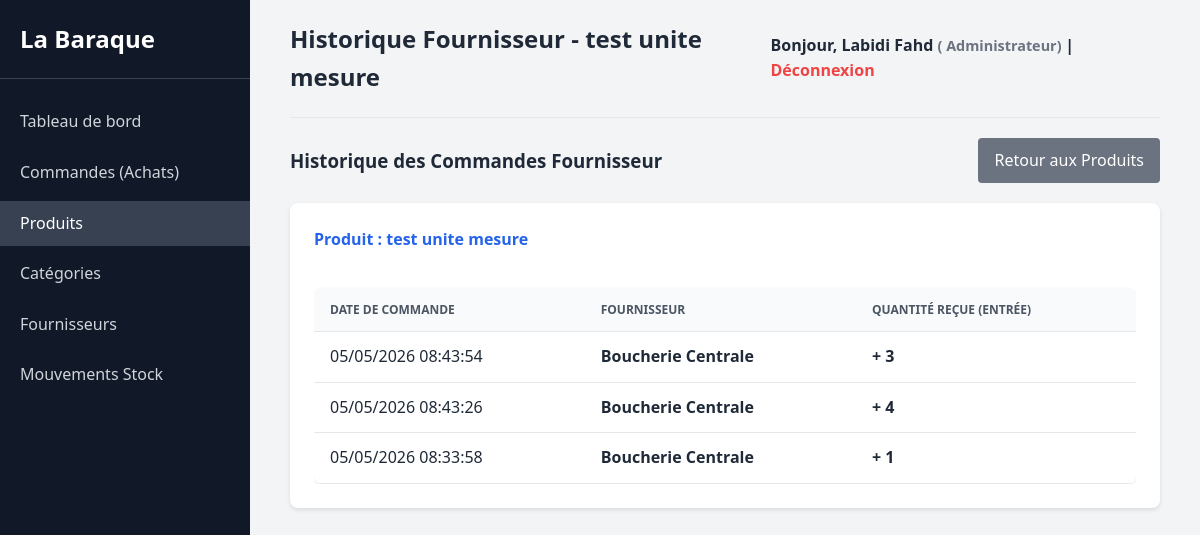
The app's page /index.php?controleur=produit&action=historiqueFournisseurs&id=5 (signed in) with its own data.
### tables this page shows
CREATE TABLE IF NOT EXISTS `produits` (
  `id_prod` int(11) NOT NULL AUTO_INCREMENT,
  `nom_prod` varchar(100) NOT NULL,
  `unite` varchar(20) NOT NULL,
  `stock_initial` int(11) NOT NULL DEFAULT 0,
  `seuil_alerte` int(11) NOT NULL DEFAULT 5,
  `id_categ` int(11) NOT NULL,
  `id_fourni` int(11) NOT NULL,
  PRIMARY KEY (`id_prod`),
  KEY `id_categ` (`id_categ`),
  KEY `id_fourni` (`id_fourni`)
);

CREATE TABLE IF NOT EXISTS `mouvements` (
  `id_mouv` int(11) NOT NULL AUTO_INCREMENT,
  `qte_mouv` int(11) NOT NULL,
  `date_mouv` datetime NOT NULL,
  `id_prod` int(11) NOT NULL,
  `id_type_mouvement` int(11) NOT NULL,
  `id_utilisateur` int(11) NOT NULL,
  PRIMARY KEY (`id_mouv`),
  KEY `id_prod` (`id_prod`),
  KEY `id_type_mouvement` (`id_type_mouvement`),
  KEY `id_utilisateur` (`id_utilisateur`)
);

CREATE TABLE IF NOT EXISTS `fournisseurs` (
  `id_fourni` int(11) NOT NULL AUTO_INCREMENT,
  `nom_fourni` varchar(100) NOT NULL,
  `tel_fourni` varchar(20) DEFAULT NULL,
  `rue_fourni` varchar(150) DEFAULT NULL,
  `cp_fourni` varchar(10) DEFAULT NULL,
  `ville_fourni` varchar(100) DEFAULT NULL,
  PRIMARY KEY (`id_fourni`)
);

### controleurs/ProduitController.php (called while the page is built, shortened)
<?php
require_once BASE_PATH . '/modeles/Produit.php';
require_once BASE_PATH . '/modeles/Mouvement.php';
class ProduitController
{
    private $produitModel;
    private $mouvementModel;
    public function __construct()
    {
        $this->produitModel = new Produit();
        $this->mouvementModel = new Mouvement();
    }
    public function historiqueFournisseurs()
    {
        $id = $_GET['id'] ?? null;
        $produit = $this->produitModel->getById($id, 'id_prod');
        $nom_produit = $produit['nom_prod'];
        $historique = $this->mouvementModel->getEntreesWithFournisseur($id);
        $pageTitle = "Historique Fournisseur - {$nom_produit}";
        require_once BASE_PATH . '/vues/produits/historique_fournisseurs.php';
        $content = ob_get_clean();
        global $controllerName;
        require_once BASE_PATH . '/vues/layout.php';
    }
}
?>

### config/database.php (called while the page is built, shortened)
<?php
class Database
{
    private static $instance = null;
    private $conn;
    private function __construct()
    {
        try {
            $this->conn = new PDO("mysql:host=" . DB_HOST . ";dbname=" . DB_NAME . ";charset=utf8mb4", DB_USER, DB_PASS);
            $this->conn->setAttribute(PDO::ATTR_ERRMODE, PDO::ERRMODE_EXCEPTION);
            $this->conn->setAttribute(PDO::ATTR_DEFAULT_FETCH_MODE, PDO::FETCH_ASSOC);
            $this->conn->exec("SET NAMES utf8mb4");
        } catch (PDOException $e) {
            die("Erreur de connexion : " . $e->getMessage());
        }
    }
    public static function getInstance()
    {
        if (!self::$instance) {
            self::$instance = new Database();
        }
        return self::$instance;
    }
    public function getConnection()
    {
        return $this->conn;
    }
}
?>

### modeles/Model.php (called while the page is built, shortened)
<?php
require_once __DIR__ . '/../config/database.php';
abstract class Model
{
    protected $table;
    protected $db;
    public function __construct()
    {
        $this->db = Database::getInstance()->getConnection();
    }
    public function getById($id, $pk)
    {
        $stmt = $this->db->prepare("SELECT * FROM {$this->table} WHERE {$pk} = :id");
        $stmt->bindParam(':id', $id);
        $stmt->execute();
        return $stmt->fetch();
    }
}
?>

### modeles/Produit.php (called while the page is built, shortened)
<?php
require_once __DIR__ . '/Model.php';
class Produit extends Model
{
    public function __construct()
    {
        $this->table = 'produits';
    }
}
?>

### modeles/Mouvement.php (called while the page is built, shortened)
<?php
require_once __DIR__ . '/Model.php';
class Mouvement extends Model
{
    public function getEntreesWithFournisseur($id_prod)
    {
        $sql = "SELECT m.date_mouv, m.qte_mouv, f.nom_fourni, p.nom_prod
                FROM mouvements m
                JOIN produits p ON m.id_prod = p.id_prod
                JOIN fournisseurs f ON p.id_fourni = f.id_fourni
                JOIN type_mouvements tm ON m.id_type_mouvement = tm.id_type_mouvement
                WHERE m.id_prod = :id_prod AND tm.libelle_type_mouvement = 'Entrée'
                ORDER BY m.date_mouv DESC";
        $stmt = $this->db->prepare($sql);
        $stmt->bindParam(':id_prod', $id_prod);
        $stmt->execute();
        return $stmt->fetchAll();
    }
}
?>

### vues/produits/historique_fournisseurs.php (the view)
<div style="display: flex; justify-content: space-between; align-items: center; margin-bottom: 20px;">
    <h3>Historique des Commandes Fournisseur</h3>
    <a href="<?= BASE_URL ?>/index.php?controleur=produit&action=index" class="btn btn-secondary">Retour aux
        Produits</a>
</div>
<div class="card">
    <h4 style="margin-bottom: 15px; color: var(--primary-color);">Produit :
        <?= htmlspecialchars($nom_produit) ?>
    </h4>
    <div class="table-responsive">
        <table class="table">
            <thead>
                <tr>
                    <th>Date de Commande</th>
                    <th>Fournisseur</th>
                    <th>Quantité Reçue (Entrée)</th>
                </tr>
            </thead>
            <tbody>
                <?php if (empty($historique)): ?>
                    <tr>
                        <td colspan="3" style="text-align: center;">Vous n'avez passé commande chez aucun fournisseur pour
                            l'instant.</td>
                    </tr>
                <?php else: ?>
                    <?php foreach ($historique as $h): ?>
                        <tr>
                            <td>
                                <?= htmlspecialchars((new DateTime($h['date_mouv']))->format('d/m/Y H:i:s')) ?>
                            </td>
                            <td style="font-weight: bold;">
                                <?= htmlspecialchars($h['nom_fourni']) ?>
                            </td>
                            <td style="color: var(--success-bg); font-weight: bold;">+
                                <?= htmlspecialchars($h['qte_mouv']) ?>
                            </td>
                        </tr>
                    <?php endforeach; ?>
                <?php endif; ?>
            </tbody>
        </table>
    </div>
</div>

### vues/layout.php (shortened to what this page needs)
<!DOCTYPE html>
<html lang="fr">
<head>
    <link rel="stylesheet" href="<?= BASE_URL ?>/assets/css/style.css">
</head>
<body>
    <div class="wrapper">
        <aside class="sidebar">
            <div class="sidebar-header">
                <h2>La Baraque</h2>
            </div>
            <ul class="sidebar-nav">
                <li>
                    <a href="<?= BASE_URL ?>/index.php?controleur=dashboard&action=index"
                        class="<?= $controllerName === 'dashboard' ? 'active' : '' ?>">Tableau de bord</a>
                </li>
                <li>
                    <a href="<?= BASE_URL ?>/index.php?controleur=commande&action=index"
                        class="<?= $controllerName === 'commande' ? 'active' : '' ?>">Commandes (Achats)</a>
                </li>
                <li>
                    <a href="<?= BASE_URL ?>/index.php?controleur=produit&action=index"
                        class="<?= $controllerName === 'produit' ? 'active' : '' ?>">Produits</a>
                </li>
                <li>
                    <a href="<?= BASE_URL ?>/index.php?controleur=categorie&action=index"
                        class="<?= $controllerName === 'categorie' ? 'active' : '' ?>">Catégories</a>
                </li>
                <li>
                    <a href="<?= BASE_URL ?>/index.php?controleur=fournisseur&action=index"
                        class="<?= $controllerName === 'fournisseur' ? 'active' : '' ?>">Fournisseurs</a>
                </li>
                <li>
                    <a href="<?= BASE_URL ?>/index.php?controleur=mouvement&action=index"
                        class="<?= $controllerName === 'mouvement' ? 'active' : '' ?>">Mouvements Stock</a>
                </li>
            </ul>
        </aside>
        <main class="main-content">
            <header class="topbar">
                <h2>
                    <?= htmlspecialchars($pageTitle ?? 'Tableau de bord') ?>
                </h2>
                <div class="user-info">
                    Bonjour,
                    <?= htmlspecialchars($_SESSION['user_nom'] ?? 'Utilisateur') ?>
                    <span style="color: #6b7280; font-size: 0.9em;">(
                        <?= htmlspecialchars($_SESSION['user_role'] ?? '') ?>)
                    </span>
                    | <a href="<?= BASE_URL ?>/index.php?controleur=auth&action=logout"
                        class="logout-btn">Déconnexion</a>
                </div>
            </header>
            <div class="content">
                <?= $content ?>
            </div>
        </main>
    </div>
</body>
</html>

### assets/css/style.css (style rules this page uses)
:root { --primary-color: #2563eb; --primary-hover: #1d4ed8; --bg-color: #f3f4f6; --card-bg: #ffffff; --text-main: #1f2937; --text-muted: #4b5563; --border-color: #e5e7eb; --danger-bg: #fee2e2; --danger-text: #b91c1c; --danger-border: #f87171; }
* { box-sizing: border-box; margin: 0; padding: 0; }
body { font-family: 'Segoe UI', Tahoma, Geneva, Verdana, sans-serif; background-color: var(--bg-color); color: var(--text-main); line-height: 1.6; }
.wrapper { display: flex; min-height: 100vh; }
.sidebar { width: 250px; background-color: #111827; color: white; padding: 20px 0; flex-shrink: 0; }
.sidebar-header { padding: 0 20px 20px; border-bottom: 1px solid #374151; margin-bottom: 20px; }
.sidebar-nav { list-style: none; }
.sidebar-nav li { margin-bottom: 5px; }
.sidebar-nav a { display: block; padding: 10px 20px; color: #d1d5db; text-decoration: none; transition: background-color 0.2s; }
.sidebar-nav a:hover, .sidebar-nav a.active { background-color: #374151; color: white; }
.main-content { flex: 1; padding: 20px 40px; overflow-y: auto; }
.topbar { display: flex; justify-content: space-between; align-items: center; padding-bottom: 20px; border-bottom: 1px solid var(--border-color); margin-bottom: 20px; }
.user-info { font-weight: bold; }
.logout-btn { color: #ef4444; text-decoration: none; }
.btn { display: inline-block; background-color: var(--primary-color); color: white; padding: 10px 16px; border: none; border-radius: 4px; cursor: pointer; font-size: 16px; text-decoration: none; text-align: center; transition: background-color 0.2s; }
.btn-secondary { background-color: #6b7280; }
.table-responsive { overflow-x: auto; }
.table { width: 100%; border-collapse: collapse; margin-top: 20px; background-color: var(--card-bg); border-radius: 8px; overflow: hidden; box-shadow: 0 1px 3px rgba(0,0,0,0.1); }
.table th, .table td { padding: 12px 16px; text-align: left; border-bottom: 1px solid var(--border-color); }
.table th { background-color: #f9fafb; font-weight: 600; color: var(--text-muted); text-transform: uppercase; font-size: 12px; }
.card { background-color: var(--card-bg); padding: 24px; border-radius: 8px; box-shadow: 0 2px 4px rgba(0,0,0,0.1); }

### records on screen
produits: nom_prod "Historique Fournisseur - test unite mesure", nom_prod "test unite mesure"
mouvements: date_mouv "05/05/2026 08:43:54", fournisseurs.nom_fourni "Boucherie Centrale", qte_mouv "3"
mouvements: date_mouv "05/05/2026 08:43:26", fournisseurs.nom_fourni "Boucherie Centrale", qte_mouv "4"
mouvements: date_mouv "05/05/2026 08:33:58", fournisseurs.nom_fourni "Boucherie Centrale", qte_mouv "1"

### other values on screen
$_SESSION['user_nom'] "Labidi Fahd"
$_SESSION['user_role'] "Administrateur"
